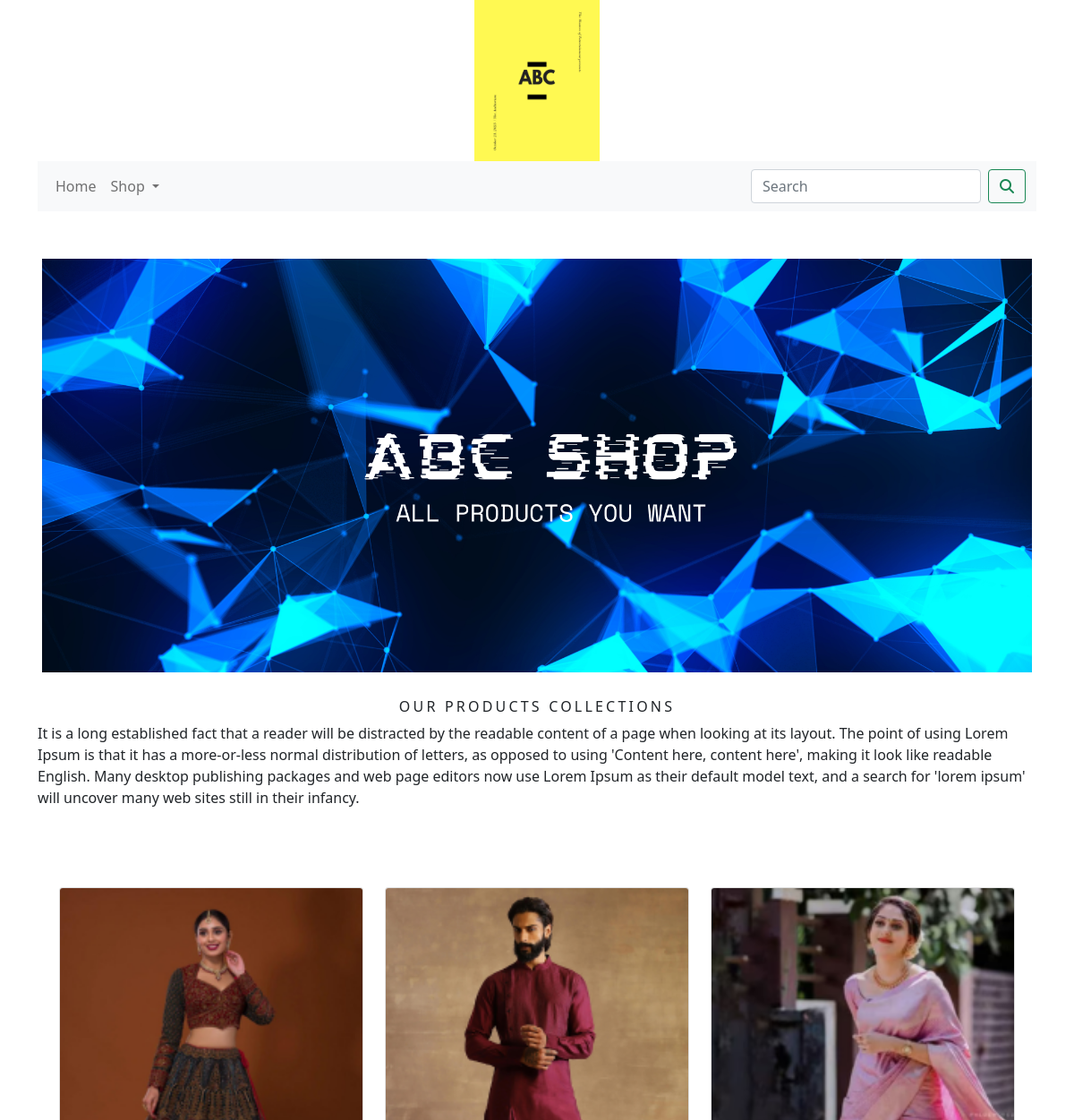
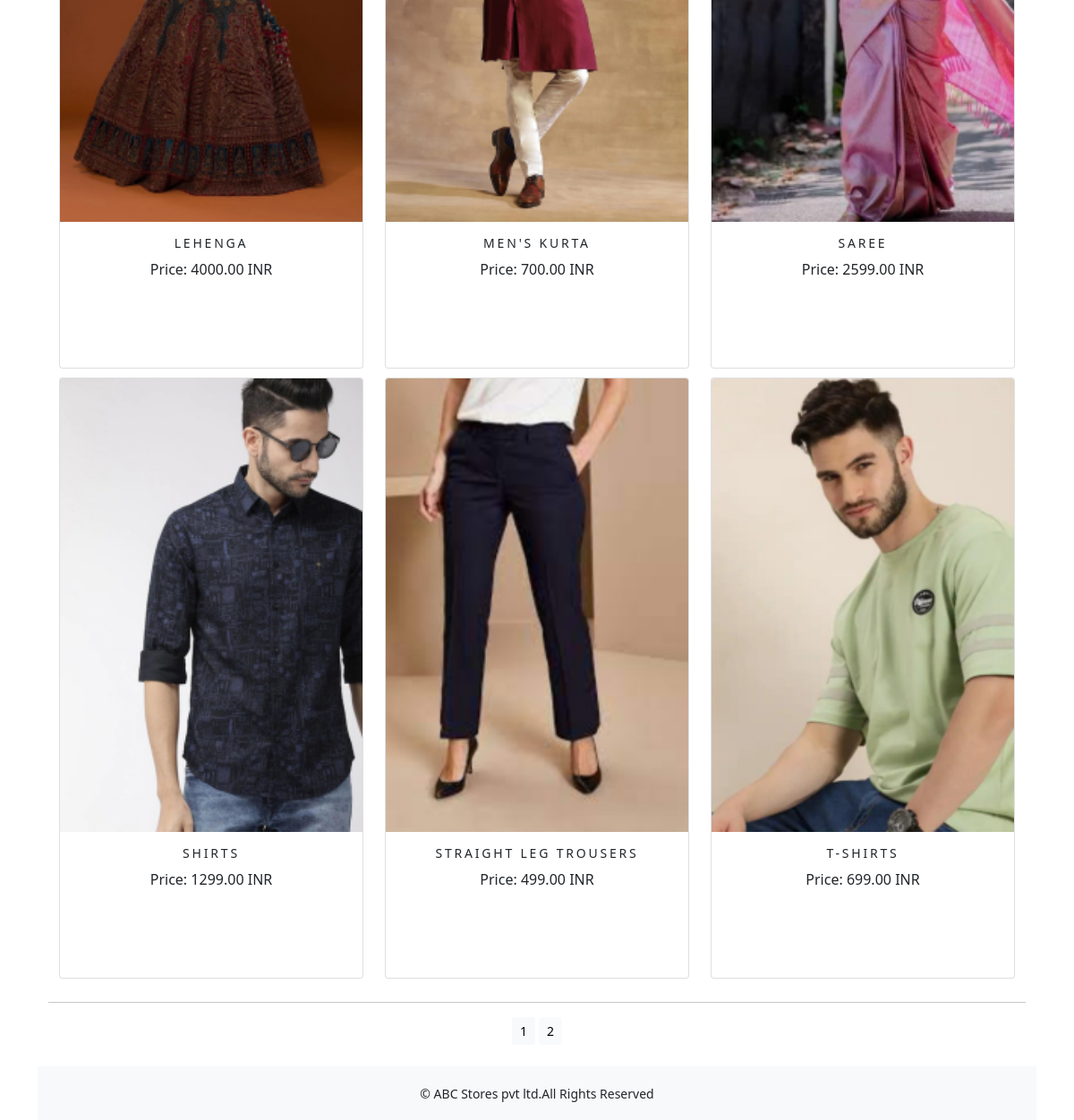
Screenshot of /shop/?page=2 with the database file from the repository (2 pictures, top to bottom).
### shop/models.py (models this page shows, shortened)
class Product(models.Model):
    name= models.CharField(max_length=250,unique=True)
    slug= models.SlugField(max_length=250,unique=True)
    desc= models.TextField(blank=True)
    price= models.DecimalField(max_digits=10,decimal_places=2)
    category= models.ForeignKey(Category,on_delete=models.CASCADE)
    image= models.ImageField(upload_to='product',blank=True)
    stock= models.IntegerField()
    available= models.BooleanField(default=True)
    created= models.DateTimeField(auto_now_add=True)
    updated= models.DateTimeField(auto_now=True)
    def get_url(self):
         return reverse('shop:prodCatDetail', args=[self.category.slug,self.slug])
    class Meta:
        ordering= ('name', )
        verbose_name= 'product'
        verbose_name_plural= 'products'

### shop/views.py (the view)
# urls.py: path('',views.allProdCat,name='allProdCat'),
def allProdCat(request,c_slug=None):
    c_page=None
    products_list=None
    if c_slug!=None:
        c_page=get_object_or_404(Category,slug=c_slug)
        products_list=Product.objects.all().filter(category=c_page,available=True)
    else:
        products_list=Product.objects.all().filter(available=True)
    paginator=Paginator(products_list,6)
    try:
        page=int(request.GET.get('page','1'))
    except:
        page=1
    try:
        products=paginator.page(page)
    except (EmptyPage, InvalidPage):
        products=paginator.page(paginator.num_pages)
    return render(request,'category.html',{'category':c_page,'products':products})

### cart/context_processors.py (called while the page is built)
def counter(request):
    item_count=0
    if 'admin' in request.path:
        return {}
    else:
        try:
            cart=Cart.objects.filter(cart_id=_cart_id(request))
            cart_items=CartItem.objects.all().filter(cart=cart[:1])
            for cart_item in cart_items:
                item_count += cart_item.quantity
        except Cart.DoesNotExist:
            item_count = 0
    return dict(item_count=item_count)

### cart/views.py (called while the page is built)
def _cart_id(request):
    cart= request.session.session_key
    if not cart:
        cart= request.session.create()
    return cart

### shop/context_processors.py (called while the page is built)
def menu_links(request):
    links=Category.objects.all()
    return dict(links=links)

### shop/models.py (called while the page is built)
    def get_url(self):
        return reverse('shop:products_by_category',args=[self.slug])

### templates/category.html (shortened to what this page needs)
{% extends 'base.html' %}
{% load static %}
{% block body %}
 <div class="mx-auto">
     {% if category %}
      <img class="my_image" src="{{category.image.url}}" alt="{{category.name}}" width="1250" height="400">
     </div><br>
     <div>
         <h1 class="text-center my_title">{{category.name}}</h1>
          <p class="text-justify">{{category.desc}}</p><br><br><br>
     </div>
     {% else %}
     <div>
         <img class="my_image my_image_padding" src="{% static 'img/banner.png' %}" alt="Our Products" width="1505px;" height="500px">
      </div><br>
     <div>
         <h1 class="text-center my_title">Our Products Collections</h1>
         <p class="text-justify">It is a long established fact that a reader will be distracted by the readable content of a page when looking at its layout. The point of using Lorem Ipsum is that it has a more-or-less normal distribution of letters, as opposed to using 'Content here, content here', making it look like readable English. Many desktop publishing packages and web page editors now use Lorem Ipsum as their default model text, and a search for 'lorem ipsum' will uncover many web sites still in their infancy. </p><br><br><br>
     </div>
 {% endif %}
<div class="container">
    <div class="row mx-auto">
        {% for product in products.object_list %}
        <div class="my_bottom_margin col-9 col-sm-12 col-md-4 col-lg-4">
            <div class="card text-center" style="min-width:18rem;height:42rem;" >
                 <a href="{{product.get_url}}"><img class="card-img-top my_image" src="{{product.image.url}}" alt="{{product.name}}"></a>
                <div class="card-body">
                    <h4>{{product.name}}</h4>
                    <p>Price: {{product.price}} INR</p><br><br><br>
                </div>
            </div>
        </div>
        {% endfor %}
    </div>
    <div class="mx-auto">
        {% if products.paginator.num_pages > 1 %}
        <hr>
        <div class="text-center">
            {% for pg in products.paginator.page_range %}
            <a href="?page={{pg}}" class="btn btn-light btn-sm {% if products.number == pg %} active {% endif %}">{{pg}}</a>
            {% endfor %}
        </div>
        {% endif %}
    </div>
</div>
{% endblock %}

### static/css/custom.css (style rules this page uses)
body { font-family: 'Roboto', sans-serif; }
.my_image { width: 100%; height: auto; }
.my_title { font-size: 16px; text-transform: uppercase; letter-spacing: .2em; }
.my_image_padding { padding: 5px; }
.my_bottom_margin { margin-bottom: 10px; }
.card-body h4 { font-size: 14px; text-transform: uppercase; letter-spacing: .2em; }

### rows the page displays
Product: image (picture), name "LEHENGA", price "4000.00"
Product: image (picture), name "MEN'S KURTA", price "700.00"
Product: image (picture), name "SAREE", price "2599.00"
Product: image (picture), name "SHIRTS", price "1299.00"
Product: image (picture), name "STRAIGHT LEG TROUSERS", price "499.00"
Product: image (picture), name "T-SHIRTS", price "699.00"

### other values shown
{{ pg }} "1" "2"
